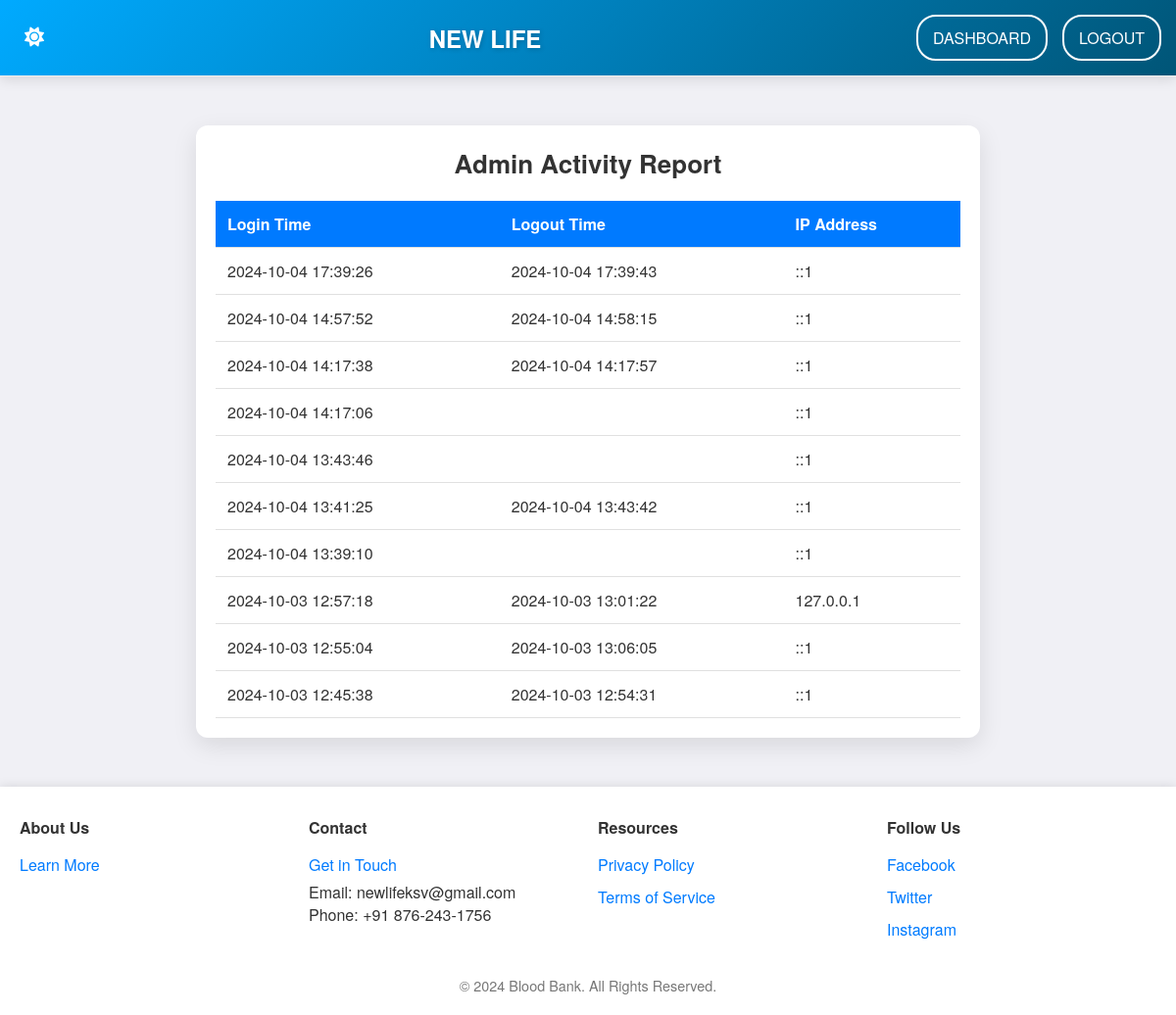
Page /admin_activity_report.php (signed in) on the earlier database version.
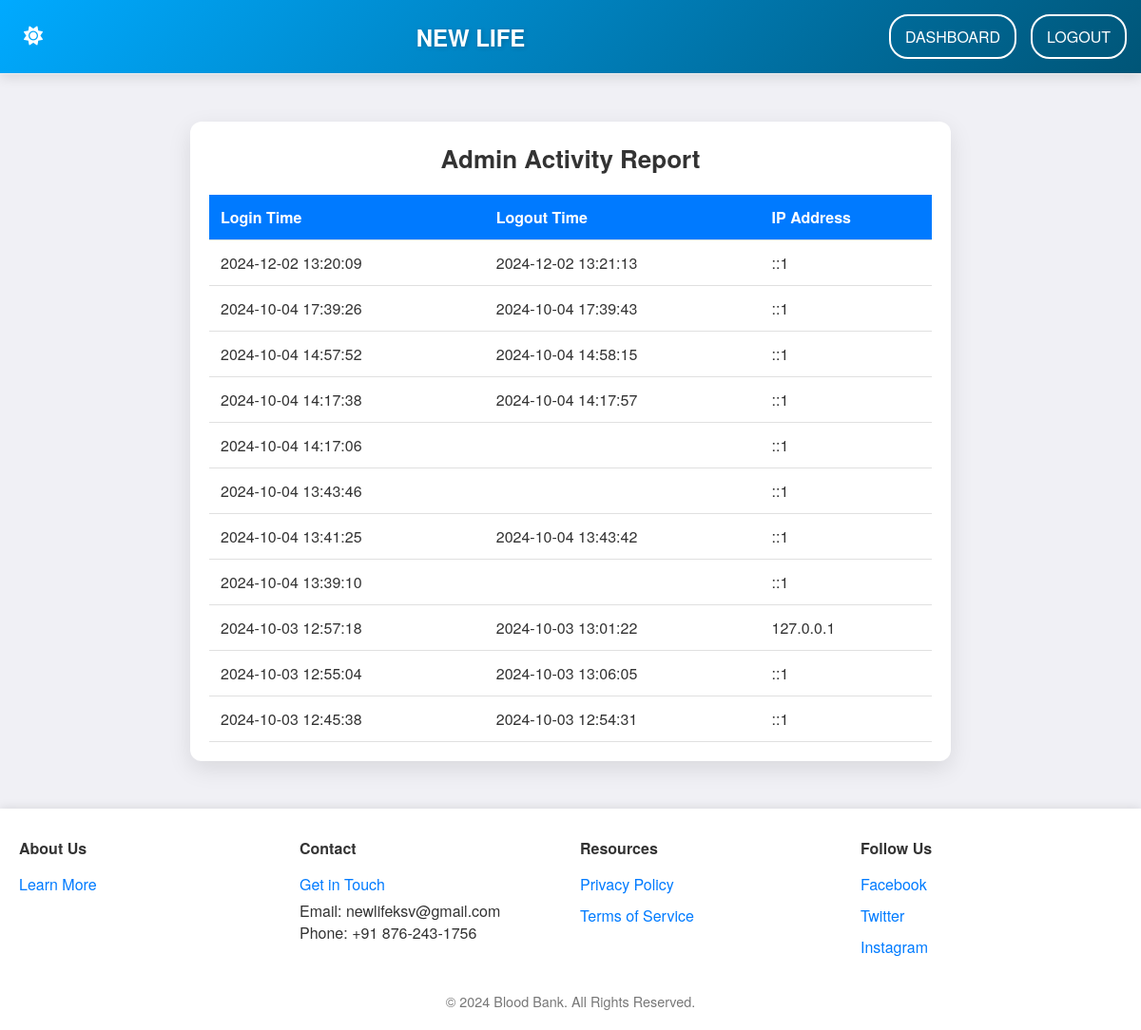
Same page on the later database version.
### tables this page shows
CREATE TABLE `admin_activity` (
  `id` int NOT NULL,
  `admin_id` int NOT NULL,
  `login_time` datetime DEFAULT NULL,
  `logout_time` datetime DEFAULT NULL,
  `ip_address` varchar(45) DEFAULT NULL
);

### admin_activity_report.php (the view, shortened to what this page needs)
<?php
include 'db.php';
$admin_id = $_SESSION['admin_id'];
$activityQuery = "SELECT login_time, logout_time, ip_address FROM admin_activity WHERE admin_id = ? ORDER BY login_time DESC";
$stmt = $conn->prepare($activityQuery);
$stmt->bind_param("i", $admin_id);
$stmt->execute();
$result = $stmt->get_result();
?>
<!DOCTYPE html>
<html lang="en">
<head>
    <link rel="stylesheet" href="admin_activity_report.css">
    </head>
    <body class="admin-activity-report-body">
    <main>
        <div class="admin-activity-report-container">
            <h1 class="admin-activity-report-heading">Admin Activity Report</h1>
            <table class="admin-activity-report-table">
                <thead>
                    <tr>
                        <th>Login Time</th>
                        <th>Logout Time</th>
                        <th>IP Address</th>
                    </tr>
                </thead>
                <tbody>
                    <?php while ($row = $result->fetch_assoc()): ?>
                        <tr>
                            <td><?php echo htmlspecialchars($row['login_time']); ?></td>
                            <td><?php echo htmlspecialchars($row['logout_time']); ?></td>
                            <td><?php echo htmlspecialchars($row['ip_address']); ?></td>
                        </tr>
                    <?php endwhile; ?>
                    </tbody>
            </table>
        </div>
    </main>
</body>
</html>
<?php
include 'footer.php';
?>

### footer.php (shortened to what this page needs)
<!DOCTYPE html>
<html lang="en">
<head>
</head>
<body>
    <footer class="footer">
        <div class="footer-container">
            <div class="footer-section">
                <h4>About Us</h4>
                <a href="about.php" class="footer-link">Learn More</a>
            </div>
            <div class="footer-section">
                <h4>Contact</h4>
                <a href="contact.php" class="footer-link">Get in Touch</a>
                <p>Email: newlifeksv@gmail.com</p>
                <p>Phone: +91 876-243-1756</p>
            </div>
            <div class="footer-section">
                <h4>Resources</h4>
                <a href="privacy.php" class="footer-link">Privacy Policy</a>
                <a href="terms.php" class="footer-link">Terms of Service</a>
            </div>
            <div class="footer-section">
                <h4>Follow Us</h4>
                <a href="#" class="footer-link">Facebook</a>
                <a href="#" class="footer-link">Twitter</a>
                <a href="#" class="footer-link">Instagram</a>
            </div>
        </div>
        <div class="footer-bottom">
            <p>&copy; 2024 Blood Bank. All Rights Reserved.</p>
        </div>
    </footer>
</body>
</html>

### admin_activity_report.css (style rules this page uses)
body { font-family: 'Helvetica Neue', Arial, sans-serif; background-color: #f0f0f5; margin: 0; padding: 0; }
.admin-activity-report-container { max-width: 800px; margin: 50px auto; padding: 20px; background-color: #ffffff; border-radius: 12px; box-shadow: 0 8px 24px rgba(0, 0, 0, 0.1); text-align: center; }
.admin-activity-report-heading { color: #333333; font-size: 26px; margin-bottom: 20px; }
.admin-activity-report-table { width: 100%; border-collapse: collapse; margin-top: 20px; }
.admin-activity-report-table th, .admin-activity-report-table td { padding: 12px; border-bottom: 1px solid #e0e0e0; text-align: left; }
.admin-activity-report-table th { background-color: #007aff; color: #ffffff; font-weight: bold; }

### footer.php (style rules this page uses)
.footer { background-color: #ffffff; color: #333; padding: 20px 10px; position: relative; bottom: 0; width: 100%; box-shadow: 0 -1px 10px rgba(0, 0, 0, 0.1); gap: 10px; }
.footer-container { display: flex; justify-content: space-between; flex-wrap: wrap; }
.footer-section { flex: 1; margin: 10px; }
.footer-section h4 { margin-bottom: 10px; font-size: 16px; font-weight: 600; }
.footer-link { display: block; color: #007bff; text-decoration: none; padding: 5px 0; transition: color 0.3s ease; }
.footer-bottom { text-align: center; margin-top: 20px; font-size: 0.9em; color: #777; }

Differences in the rows shown:
added admin_activity: login_time "2024-12-02 13:20:09", logout_time "2024-12-02 13:21:13", ip_address "::1"
